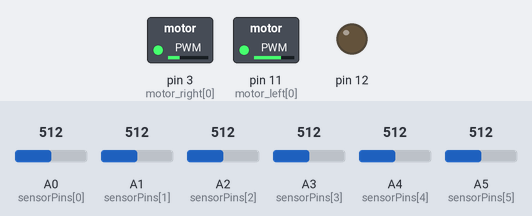
A sketch run on a simulated Arduino Uno, built with avr-gcc and run on an emulated ATmega328P. Parts: switched loads named in the sketch (green lamp = pin HIGH), output pins drawn as LEDs (lit = HIGH). The test bench sets the inputs (shaded band); at power-on: A0 (sensorPins[0]) = 512, A3 (sensorPins[3]) = 512, A4 (sensorPins[4]) = 512, A1 (sensorPins[1]) = 512, A5 (sensorPins[5]) = 512, A2 (sensorPins[2]) = 512.

Above: at 11.2 s.
11.3 s: A0 (sensorPins[0]) set to 716
At 12.1 s:
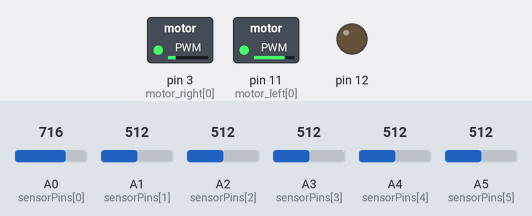
12.8 s: A3 (sensorPins[3]) set to 716
At 13.3 s:
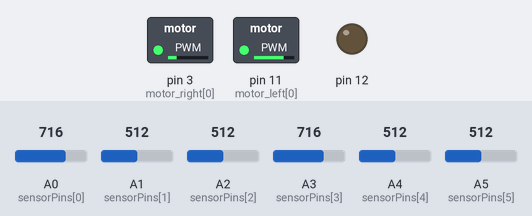
14.3 s: A4 (sensorPins[4]) set to 90
At 15.5 s:
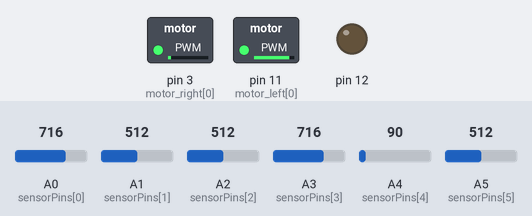
15.8 s: A1 (sensorPins[1]) set to 716
At 16.8 s:
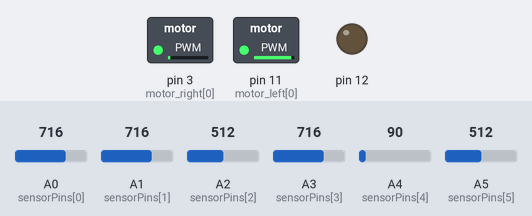
17.3 s: A5 (sensorPins[5]) set to 90
At 17.9 s:
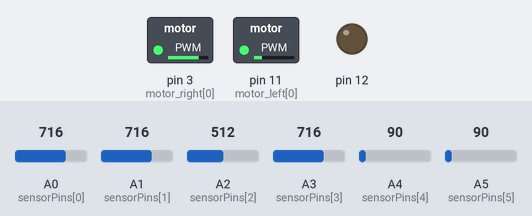
18.8 s: A2 (sensorPins[2]) set to 306
At 20.2 s:
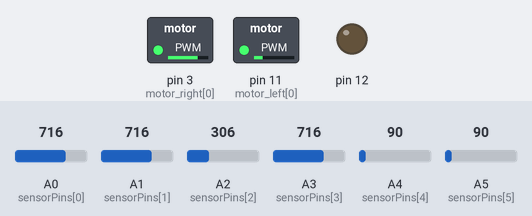
Timing chart, 0 to 21.3 s (numbered marks = the images above; inputs shaded):
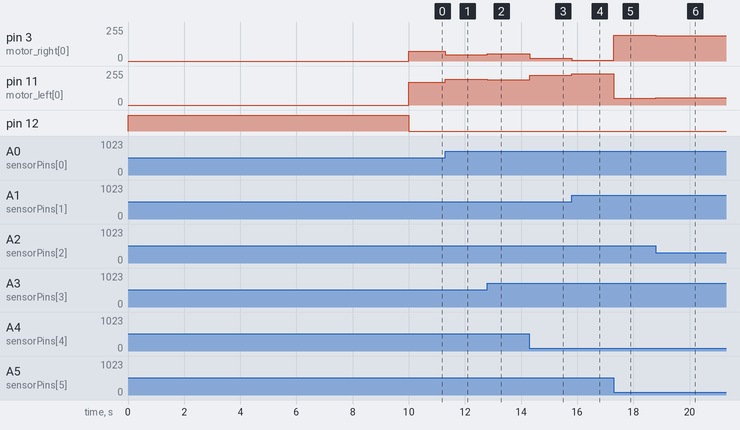

Measured:
- after the input at 11.3 s, pin 3 (motor_right[0]): 74/255 → 48/255 at once; pin 11 (motor_left[0]): 170/255 → 195/255 at once
- after the input at 12.8 s, pin 3 (motor_right[0]): 48/255 → 55/255 at once; pin 11 (motor_left[0]): 195/255 → 188/255 at once
- after the input at 14.3 s, pin 3 (motor_right[0]): 55/255 → 19/255 at once; pin 11 (motor_left[0]): 188/255 → 224/255 at once
- after the input at 15.8 s, pin 3 (motor_right[0]): 19/255 → 7/255 at once; pin 11 (motor_left[0]): 224/255 → 236/255 at once
- after the input at 17.3 s, pin 3 (motor_right[0]): 7/255 → 194/255 at once; pin 11 (motor_left[0]): 236/255 → 49/255 at once
- after the input at 18.8 s, pin 3 (motor_right[0]): 194/255 → 189/255 at once; pin 11 (motor_left[0]): 49/255 → 54/255 at once

The sketch:

sketch_aug19a.ino
```cpp
const int sensorPins[] = {A0, A1, A2, A3, A4, A5}; // pin that the sensor is attached to

int sensorValue = 0;         // the sensor value
int sensorMin = 0;        // minimum sensor value
int sensorMax = 1023;           // maximum sensor value
int sensor[] = {0, 0, 0, 0, 0, 0};

int motor_left[] = {11, 10};
int motor_right[] = {3, 5};

int line_sum = 0;
bool no_line = true;
int pinCount = 6;

float Kp = 160, Ki = 0, Kd = 150;
float error = 0, P = 0, I = 0, D = 0, PID_value = 0;
float previous_error = 0, previous_I = 0;
int initial_motor_speed = 250;

void setup() {
  // turn on LED to signal the start of the calibration period:
  pinMode(12, OUTPUT);
  digitalWrite(12, HIGH);
  Serial.begin(19200);
  // calibrate during the first five seconds
  while (millis() < 10000) {
    for (int thisPin = 0; thisPin < pinCount; thisPin++) {
      sensorValue = analogRead(sensorPins[thisPin]);
      //      Serial.println(sensorValue);
      // record the maximum sensor value
      if (sensorValue > sensorMax) {
        sensorMax = sensorValue;
      }

      // record the minimum sensor value
      if (sensorValue < sensorMin) {
        sensorMin = sensorValue;
      }
    }
  }
  // signal the end of the calibration period
  digitalWrite(12, LOW);
}

void loop() {

  read_sensors();
  calculate_pid();
  motor_control();

}


void calculate_pid() {
  P = error;
  I = I + error;
  D = error - previous_error;

  PID_value = (Kp * P) + (Ki * I) + (Kd * D);
  previous_error = error;
}

void read_sensors() {
  for (int thisPin = 0; thisPin < pinCount; thisPin++) {
    sensorValue = analogRead(sensorPins[thisPin]);
    // apply the calibration to the sensor reading
    sensorValue = map(sensorValue, sensorMin, sensorMax, 0, 255);
    // in case the sensor value is outside the range seen during calibration
    sensorValue = constrain(sensorValue, 0, 255);
    sensor[thisPin] = sensorValue;
//    Serial.print(sensorValue + '\t');
//    Serial.print('\t');
  }

  line_sum = 0;
  error = 0;
  no_line = true;
  for (int thisPin = 0; thisPin < pinCount; thisPin++) {
    if (sensor[thisPin] > 100 && no_line == true) {
      no_line = false;
    }

    error = error + (sensor[thisPin] * (thisPin + 1));
    line_sum = line_sum + sensor[thisPin];
  }

  error = (error / line_sum) - 3;

  if (no_line == true){
    if (previous_error  > 0) {
      error = 3;
    } else {
      error = -3;
    }
  }


//  Serial.print(error);
//  Serial.println();
}

void motor_control() {
  // Calculating the effective motor speed:
  int left_motor_speed = initial_motor_speed - PID_value;
  int right_motor_speed = initial_motor_speed + PID_value;

  // The motor speed should not exceed the max PWM value
  constrain(left_motor_speed, 0, 255);
  constrain(right_motor_speed, 0, 255);

  drive(left_motor_speed, right_motor_speed);
}

void mstop() {
  digitalWrite(motor_left[0], LOW);
  digitalWrite(motor_left[1], LOW);

  digitalWrite(motor_right[0], LOW);
  digitalWrite(motor_right[1], LOW);
  delay(25);
}

void drive(int mL, int mR) {
  analogWrite(motor_left[0], mL);
  digitalWrite(motor_left[1], LOW);

  analogWrite(motor_right[0], mR);
  digitalWrite(motor_right[1], LOW);
}
```
